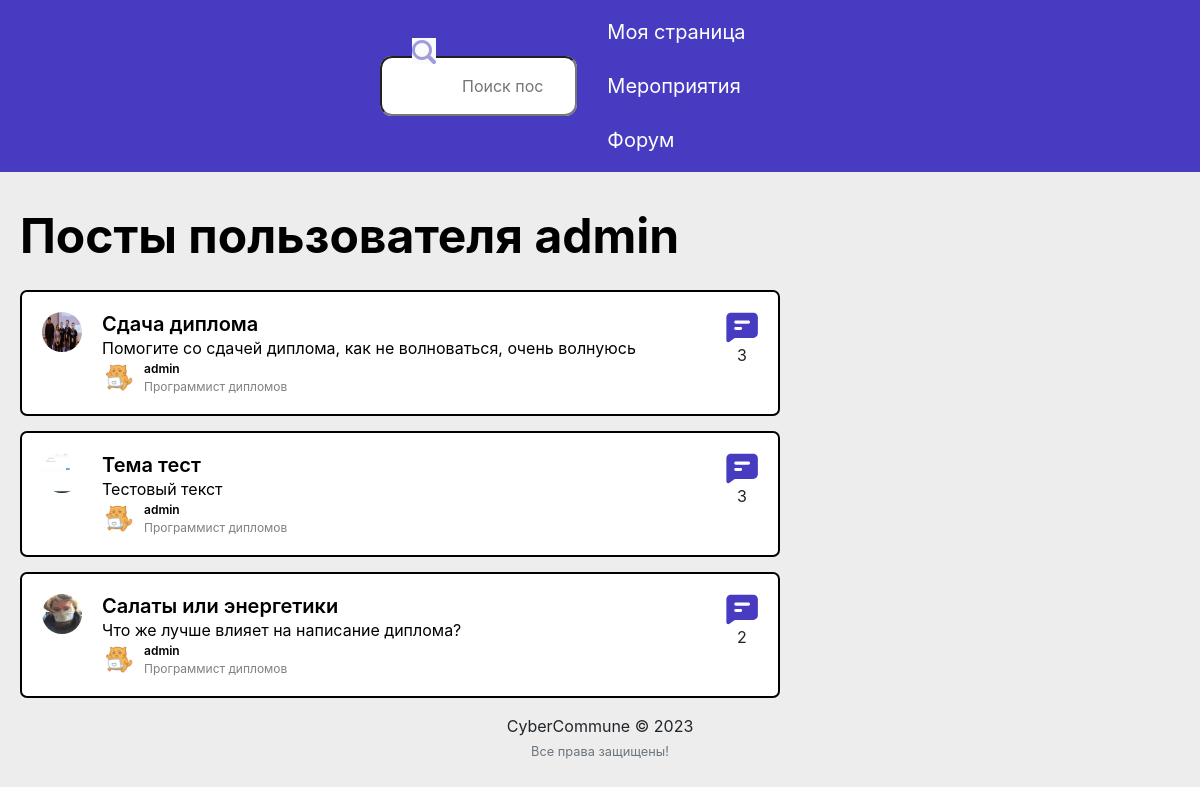
The page /user_posts/admin (signed in) on the database its author committed.
### feed/models.py (models this page shows, shortened)
class Post(models.Model):
    title = models.CharField(max_length=200, blank=True)
    description = models.CharField(max_length=255, blank=True)
    pic = models.ImageField(upload_to='path/to/img')
    date_posted = models.DateTimeField(default=timezone.now)
    user_name = models.ForeignKey(User, on_delete=models.CASCADE)
    tags = models.CharField(max_length=100, blank=True)

### users/models.py (models this page shows, shortened)
class Profile(models.Model):
    user = models.OneToOneField(User, on_delete=models.CASCADE)
    image = models.ImageField(default='profile_pics/default.png', upload_to='profile_pics')
    slug = AutoSlugField(populate_from='user')
    bio = models.CharField(max_length=255, blank=True)
    spec = models.CharField(max_length=255)
    friends = models.ManyToManyField("Profile", blank=True)
    def get_absolute_url(self):
        return "/users/{}".format(self.slug)

### feed/views.py (the view)
# urls.py: path('user_posts/<str:username>', UserPostListView.as_view(), name='user-posts'),
class UserPostListView(LoginRequiredMixin, ListView):
    model = Post
    template_name = 'feed/user_posts.html'
    context_object_name = 'posts'
    paginate_by = 10
    def get_context_data(self, **kwargs):
        context = super(UserPostListView, self).get_context_data(**kwargs)
        user = get_object_or_404(User, username=self.kwargs.get('username'))
        liked = [i for i in Post.objects.filter(user_name=user) if Like.objects.filter(user = self.request.user, post=i)]
        context['liked_post'] = liked
        context['username'] = user
        return context
    def get_queryset(self):
        user = get_object_or_404(User, username=self.kwargs.get('username'))
        return Post.objects.filter(user_name=user).order_by('-date_posted')

### feed/templates/feed/user_posts.html (shortened to what this page needs)
{% extends "feed/layout.html" %}
{% load static %}
{% block cssfiles %}
    <link href="{% static 'users/profile.css' %}" rel="stylesheet">
{% endblock cssfiles %}
{% block searchform %}
<form
  class="search"
  action="{% url 'search_posts' %}"
  method="get">
  <div class="text-field-icon">
      <input name="p" type="text" placeholder="Поиск постов" />
  </div>
        <button type="submit">
        <img src="{% static 'users/search.svg' %}" alt="Поиск">
      </button>
</form>
<nav class="nav">
    <a href="{% url 'my_profile' %}">Моя страница</a>
    <a href="{% url 'events' %}">Мероприятия</a>
    <a href="{% url 'home' %}">Форум</a>
</nav>
{% endblock searchform %}
{% block content %}
    <div class="container">
        <h1 class="home-h1">Посты пользователя {{ username }}</h1>
        <div class="post-flex">
            <div class="posts">
            {% for post in posts %}
            <div class="post-card">
                <a href="{% url 'post-detail' post.id %}" style="margin-right: 20px;"><img class="rounded-circle" width="40" height="40" src="{{ post.pic.url }}" alt=""></a>
                <div class="post-info">
                    <h4 class="post-card-title">{{ post.title }}</h4>
                    <p class="post-card-desc">{{ post.description }}</p>
                    <div class="post-info-user">
                        <a href="{{ post.user_name.profile.get_absolute_url }}"><img src="{{ post.user_name.profile.image.url }}" class="rounded-circle" width="32" height="32" alt=""></a>
                        <div class="post-info-user-more">
                            <p class="post-info-username">{{ post.user_name }}</p>
                            <p class="post-info-userspec">{{ post.user_name.profile.spec }}</p>
                        </div>
                    </div>
                </div>
                <div class="post-details">
                    <img src="{% static 'users/mes-blog.svg' %}" alt="Количество ответов">
                    <p>{{ post.details.count }}</p>
                </div>
            </div>
            {% endfor %}
        </div>
        </div>
    </div>
{% endblock content %}

### users/static/users/auth.css (style rules this page uses)
* { margin: 0; padding: 0; }
body { background: #ededed; }
a, button, h1, h2, h3, h4, h5, h6, p { font-family: Inter, sans-serif; margin-bottom: 0; }
a { text-decoration: none; }
h1 { font-weight: 700; font-size: 48px; line-height: 58px; }
.container { max-width: 1160px; margin: 0 auto; padding: 0; }

### users/static/users/profile.css (style rules this page uses)
.search { background: #FAFAFA; border-radius: 12px; width: 370px; height: 60px; }
.search .text-field-icon { height:100%; }
.search input { outline: none; border-radius: 12px; padding: 2px 32px 2px 80px; width: 100%; height: 100%; }
.search button { background: #FAFAFA; position: absolute; top: 38px; left: 412px; border: none; }
.nav { margin-left: 30px; display: flex; flex-direction: row; gap: 30px; }
.nav a { font-weight: 400; font-size: 20px; line-height: 24px; color: #FFFFFF; }
.container { max-width: 1160px; margin: 0 auto; }
.home-h1 { margin-top: 35px; margin-bottom: 25px; font-weight: 700; font-size: 48px; line-height: 58px; color: #000000; }
.posts { display: flex; flex-direction: column; gap: 15px; }
.post-card { width: 760px; background: #FFFFFF; border: 2px solid #000000; border-radius: 7px; padding: 20px; display: flex; }
.post-info { display: flex; flex-direction: column; gap: 3px; }
.post-card-title { font-weight: 600; font-size: 20px; line-height: 24px; color: #000000 }
.post-card-desc { font-weight: 400; font-size: 16px; line-height: 19px; color: #000000; }
.post-info-user { display: flex; flex-direction: row; gap: 10px; }
.post-info-user-more { display: flex; flex-direction: column; gap: 3px; }
.post-info-username { font-weight: 600; font-size: 12px; line-height: 15px; color: #000000; }
.post-info-userspec { font-weight: 400; font-size: 12px; line-height: 15px; color: #808080; }
.post-details { margin-left: auto; }
.post-details p { text-align: center; }
.post-flex { display: flex; flex-direction: row; gap: 40px; }

### rows shown on the page
Post: pic (picture), title "Сдача диплома", description "Помогите со сдачей диплома, как не волноваться, очень волнуюсь", user_name.profile.image (picture), user_name "admin", user_name.profile.spec "Программист дипломов", details.count "3"
Post: pic (picture), title "Тема тест", description "Тестовый текст", user_name.profile.image (picture), user_name "admin", user_name.profile.spec "Программист дипломов", details.count "3"
Post: pic (picture), title "Салаты или энергетики", description "Что же лучше влияет на написание диплома?", user_name.profile.image (picture), user_name "admin", user_name.profile.spec "Программист дипломов", details.count "2"

### other values the page prints
{{ username }} "admin"
